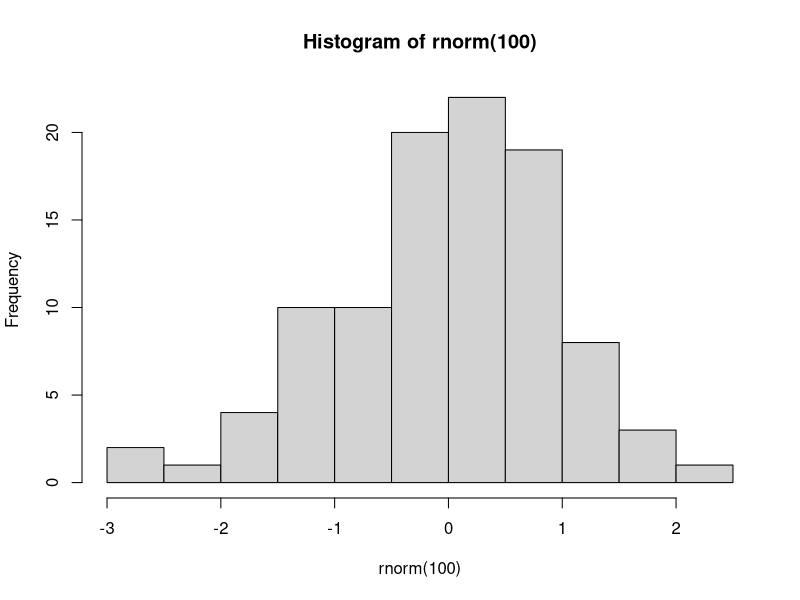

Reproduce this figure in R.
## ---- chunk 1
hist(rnorm(100))
